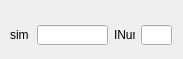
         <widget class="QWidget" name="tab_14">
          <attribute name="title">
           <string>aSSL</string>
          </attribute>
          <widget class="QWidget" name="layoutWidget">
           <property name="geometry">
            <rect>
             <x>10</x>
             <y>20</y>
             <width>164</width>
             <height>30</height>
            </rect>
           </property>
           <layout class="QHBoxLayout" name="horizontalLayout_14">
            <item>
             <widget class="QLabel" name="label_2">
              <property name="minimumSize">
               <size>
                <width>21</width>
                <height>16</height>
               </size>
              </property>
              <property name="maximumSize">
               <size>
                <width>21</width>
                <height>16</height>
               </size>
              </property>
              <property name="text">
               <string>sim</string>
              </property>
             </widget>
            </item>
            <item>
             <widget class="QLineEdit" name="lls">
              <property name="minimumSize">
               <size>
                <width>71</width>
                <height>20</height>
               </size>
              </property>
              <property name="maximumSize">
               <size>
                <width>71</width>
                <height>20</height>
               </size>
              </property>
              <property name="toolTip">
               <string>Simplify streamline limits</string>
              </property>
             </widget>
            </item>
            <item>
             <widget class="QLabel" name="label_6">
              <property name="minimumSize">
               <size>
                <width>21</width>
                <height>28</height>
               </size>
              </property>
              <property name="maximumSize">
               <size>
                <width>21</width>
                <height>28</height>
               </size>
              </property>
              <property name="text">
               <string>INum:</string>
              </property>
             </widget>
            </item>
            <item>
             <widget class="QLineEdit" name="iterNum">
              <property name="minimumSize">
               <size>
                <width>31</width>
                <height>20</height>
               </size>
              </property>
              <property name="maximumSize">
               <size>
                <width>31</width>
                <height>20</height>
               </size>
              </property>
             </widget>
            </item>
           </layout>
          </widget>
         </widget>
